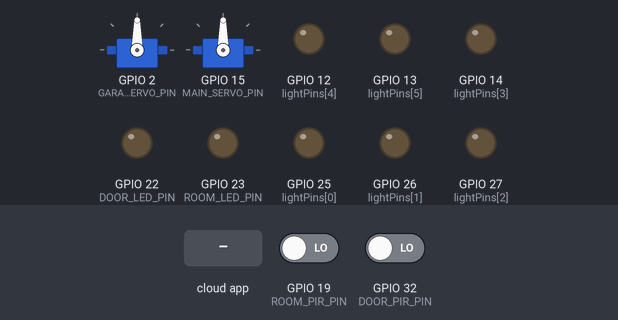
Simulated run of this sketch. Board: ESP32. Shown: 2 × servo, output pins drawn as LEDs (lit = HIGH). Inputs (shaded band) come from the test bench; at power-on: GPIO 19 (ROOM_PIR_PIN) LOW, GPIO 32 (DOOR_PIR_PIN) LOW. WiFi joins after 1.5 s; servers stay silent unless stated; the Firebase database answers and starts empty; what the sketch prints to the serial monitor is not drawn.

Above: at 2.7 s.
2.8 s: GPIO 19 (ROOM_PIR_PIN) driven HIGH
At 3.2 s:
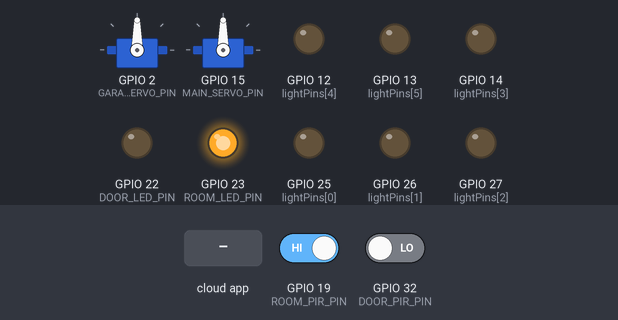
4.3 s: GPIO 32 (DOOR_PIR_PIN) driven HIGH
At 6.7 s:
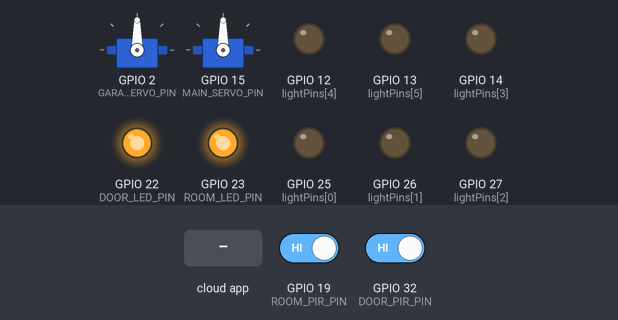
7.2 s: the phone or cloud app sets value to 1
At 8.9 s:
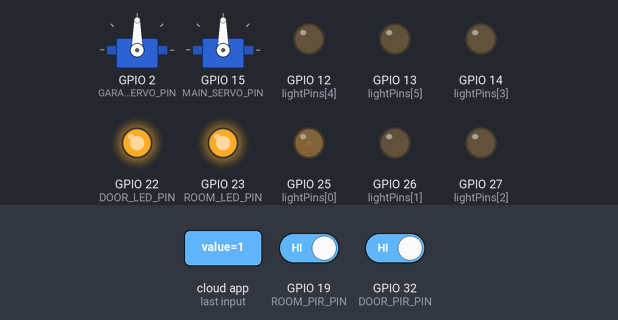
9.2 s: the phone or cloud app sets garageDoor to 1
11.7 s: the phone or cloud app sets garageDoor to 0
At 12.2 s:
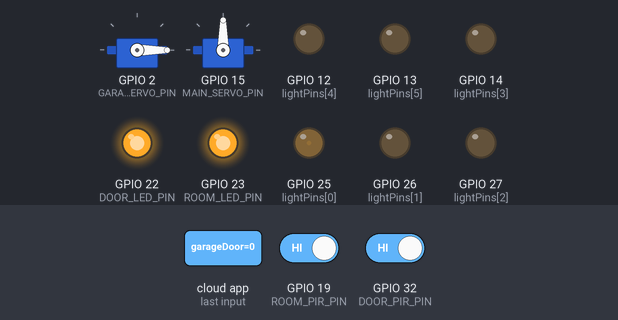
13.3 s: GPIO 19 (ROOM_PIR_PIN) driven LOW
At 19.0 s:
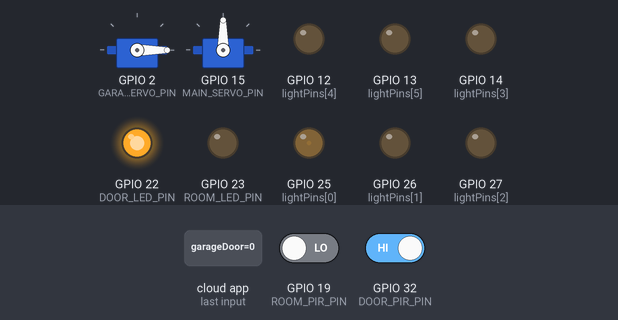
Timing chart, 0 to 19.4 s (numbered marks = the images above; inputs shaded):
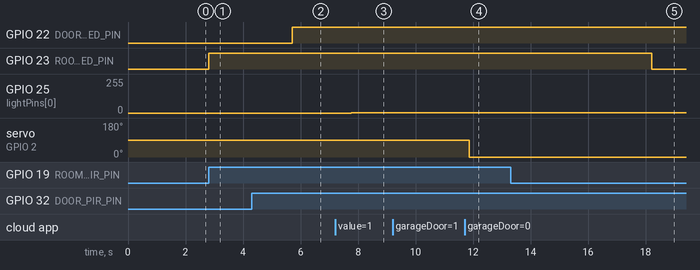

The sketch:

cc.ino
```cpp
#include <WiFi.h>
#include <FirebaseESP32.h>
#include <Arduino.h>
#include <ESP32Servo.h>

#define WIFI_SSID ""
#define WIFI_PASSWORD ""

// Firebase credentials
#define FIREBASE_HOST ""
#define FIREBASE_AUTH ""

FirebaseData firebaseData;
FirebaseConfig firebaseConfig;
FirebaseAuth firebaseAuth;

// === PIR ve LED ===
#define DOOR_PIR_PIN 32
#define DOOR_LED_PIN 22  // FrontDoor ışığı

#define ROOM_PIR_PIN 19
#define ROOM_LED_PIN 23  // GarageDoor ışığı

unsigned long lastDoorMotionTime = 0;
unsigned long lastRoomMotionTime = 0;
const unsigned long motionHoldTime = 5000;

// === Servo Motorlar ===
#define GARAGE_SERVO_PIN 2
#define MAIN_SERVO_PIN 15
Servo garageServo;
Servo mainServo;
bool garageOpen = false;
bool mainOpen = false;

// === Işıklar (PWM) ===
const int lightPins[] = {25, 26, 27, 14, 12, 13};
const char* firebasePaths[] = {
  "/SmartHome/lights/Toilet/value",
  "/SmartHome/lights/Bedroom/value",
  "/SmartHome/lights/LivingRoom/value",
  "/SmartHome/lights/Garage/value",
  "/SmartHome/lights/Kitchen/value",
  "/SmartHome/lights/Enterance/value"
};

void setup() {
  Serial.begin(115200);

  // PIR & LED pinleri
  pinMode(DOOR_PIR_PIN, INPUT);
  pinMode(ROOM_PIR_PIN, INPUT);
  pinMode(DOOR_LED_PIN, OUTPUT);
  pinMode(ROOM_LED_PIN, OUTPUT);
  digitalWrite(DOOR_LED_PIN, LOW);
  digitalWrite(ROOM_LED_PIN, LOW);

  // PWM ayarları
  for (int i = 0; i < 6; i++) {
    ledcSetup(i, 5000, 8);
    ledcAttachPin(lightPins[i], i);
  }

  // Servo ayarları
  garageServo.setPeriodHertz(50);
  garageServo.attach(GARAGE_SERVO_PIN, 500, 2400);
  mainServo.setPeriodHertz(50);
  mainServo.attach(MAIN_SERVO_PIN, 500, 2400);

  // Wi-Fi
  Serial.println("Wi-Fi bağlanıyor...");
  WiFi.begin(WIFI_SSID, WIFI_PASSWORD);
  while (WiFi.status() != WL_CONNECTED) {
    delay(500);
    Serial.print(".");
  }
  Serial.println("\nWi-Fi bağlı!");

  // Firebase
  firebaseConfig.host = FIREBASE_HOST;
  firebaseConfig.signer.tokens.legacy_token = FIREBASE_AUTH;
  Firebase.begin(&firebaseConfig, &firebaseAuth);
  Firebase.reconnectWiFi(true);
  Serial.println("Firebase bağlantısı başarılı.");
}

void loop() {
  unsigned long now = millis();

  // === Kapı PIR ===
  if (digitalRead(DOOR_PIR_PIN) == HIGH) {
    Serial.println("🚪 Kapı hareket algılandı");
    lastDoorMotionTime = now;
    digitalWrite(DOOR_LED_PIN, HIGH);
    Firebase.setInt(firebaseData, "/SmartHome/motionSensor/frontDoor/value", 100);
  }
  if (now - lastDoorMotionTime > motionHoldTime) {
    digitalWrite(DOOR_LED_PIN, LOW);
    Firebase.setInt(firebaseData, "/SmartHome/motionSensor/frontDoor/value", 0);
  }

  // === Oda PIR ===
  if (digitalRead(ROOM_PIR_PIN) == HIGH) {
    Serial.println("🛏️ Oda hareket algılandı");
    lastRoomMotionTime = now;
    digitalWrite(ROOM_LED_PIN, HIGH);
    Firebase.setInt(firebaseData, "/SmartHome/motionSensor/garageDoor/value", 100);
  }
  if (now - lastRoomMotionTime > motionHoldTime) {
    digitalWrite(ROOM_LED_PIN, LOW);
    Firebase.setInt(firebaseData, "/SmartHome/motionSensor/garageDoor/value", 0);
  }

  // === Firebase Işık PWM Kontrolü ===
  for (int i = 0; i < 6; i++) {
    int lightLevel = 0;
    if (Firebase.getInt(firebaseData, firebasePaths[i], &lightLevel)) {
      int pwmValue = map(lightLevel, 0, 100, 0, 255);
      ledcWrite(i, pwmValue);
    } else {
      Serial.printf("Light %d read failed: %s\n", i + 1, firebaseData.errorReason().c_str());
    }
  }

  // === Garage Door Servo ===
  if (Firebase.getBool(firebaseData, "/SmartHome/remoteControl/door/garageDoor")) {
    bool val = firebaseData.boolData();
    if (val && !garageOpen) {
      garageServo.write(90);
      garageOpen = true;
      Serial.println("🚗 Garaj Açıldı");
    } else if (!val && garageOpen) {
      garageServo.write(0);
      garageOpen = false;
      Serial.println("🚗 Garaj Kapandı");
    }
  }

  // === Main Door Servo ===
  if (Firebase.getBool(firebaseData, "/SmartHome/remoteControl/door/mainDoor")) {
    bool val = firebaseData.boolData();
    if (val && !mainOpen) {
      mainServo.write(90);
      mainOpen = true;
      Serial.println("🚪 Ana Kapı Açıldı");
    } else if (!val && mainOpen) {
      mainServo.write(0);
      mainOpen = false;
      Serial.println("🚪 Ana Kapı Kapandı");
    }
  }
  delay(100);
}
```

Measured:
- after the input at 2.8 s, GPIO 23 (ROOM_LED_PIN): LOW → HIGH at once
- after the input at 4.3 s, GPIO 22 (DOOR_LED_PIN): LOW → HIGH after 1.4 s
- after the input at 7.2 s, GPIO 25 (lightPins[0]): 0/255 → 2/255 after 0.56 s
- after the input at 9.2 s, every drawn part: stays the same
- after the input at 11.7 s, servo on GPIO 2 (GARAGE_SERVO_PIN): 90° → 0° after 0.16 s
- after the input at 13.3 s, GPIO 23 (ROOM_LED_PIN): HIGH → LOW after 4.9 s
